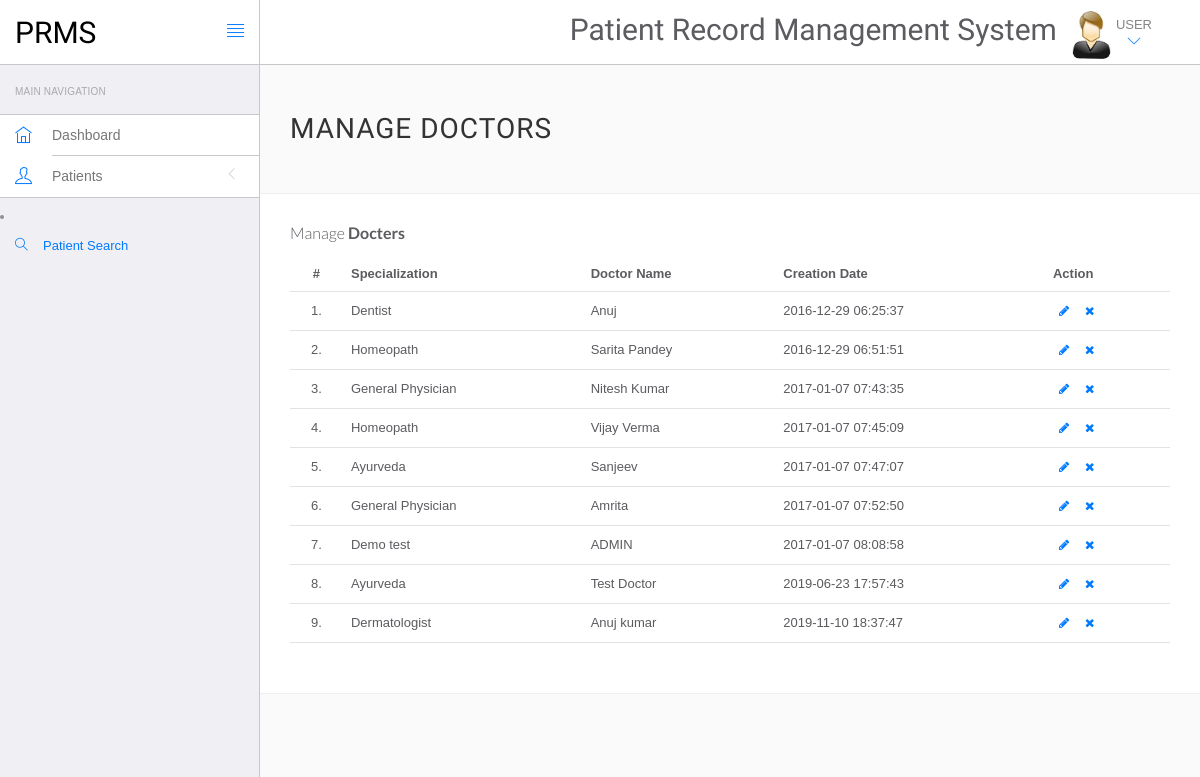
The page /hms/admin/manage-doctors.php (signed in) on the database its author committed.
### tables this page shows
CREATE TABLE `doctors` (
  `id` int(11) NOT NULL,
  `specilization` varchar(255) DEFAULT NULL,
  `doctorName` varchar(255) DEFAULT NULL,
  `address` longtext DEFAULT NULL,
  `docFees` varchar(255) DEFAULT NULL,
  `contactno` bigint(11) DEFAULT NULL,
  `docEmail` varchar(255) DEFAULT NULL,
  `password` varchar(255) DEFAULT NULL,
  `creationDate` timestamp NULL DEFAULT current_timestamp(),
  `updationDate` timestamp NULL DEFAULT current_timestamp()
);

### hms/admin/manage-doctors.php (the view, shortened to what this page needs)
<?php
include('include/config.php');
?>
<!DOCTYPE html>
<html lang="en">
<head>
	<link rel="stylesheet" href="vendor/bootstrap/css/bootstrap.min.css">
	<link rel="stylesheet" href="vendor/fontawesome/css/font-awesome.min.css">
	<link rel="stylesheet" href="vendor/themify-icons/themify-icons.min.css">
	<link href="vendor/animate.css/animate.min.css" rel="stylesheet" media="screen">
	<link href="vendor/perfect-scrollbar/perfect-scrollbar.min.css" rel="stylesheet" media="screen">
	<link href="vendor/switchery/switchery.min.css" rel="stylesheet" media="screen">
	<link href="vendor/bootstrap-touchspin/jquery.bootstrap-touchspin.min.css" rel="stylesheet" media="screen">
	<link href="vendor/select2/select2.min.css" rel="stylesheet" media="screen">
	<link href="vendor/bootstrap-datepicker/bootstrap-datepicker3.standalone.min.css" rel="stylesheet" media="screen">
	<link href="vendor/bootstrap-timepicker/bootstrap-timepicker.min.css" rel="stylesheet" media="screen">
	<link rel="stylesheet" href="assets/css/styles.css">
	<link rel="stylesheet" href="assets/css/plugins.css">
	<link rel="stylesheet" href="assets/css/themes/theme-1.css" id="skin_color" />
</head>
<body>
	<div id="app">
		<?php include('include/sidebar.php'); ?>
		<div class="app-content">
			<?php include('include/header.php'); ?>
			<div class="main-content">
				<div class="wrap-content container" id="container">
					<section id="page-title">
						<div class="row">
							<div class="col-sm-8">
								<h1 class="mainTitle">Manage Doctors</h1>
							</div>
						</div>
					</section>
					<div class="container-fluid container-fullw bg-white">
						<div class="row">
							<div class="col-md-12">
								<h5 class="over-title margin-bottom-15">Manage <span class="text-bold">Docters</span></h5>
								<table class="table table-hover" id="sample-table-1">
									<thead>
										<tr>
											<th class="center">#</th>
											<th>Specialization</th>
											<th class="hidden-xs">Doctor Name</th>
											<th>Creation Date </th>
											<th>Action</th>
										</tr>
									</thead>
									<tbody>
										<?php
										$sql = mysqli_query($con, "select * from doctors");
										$cnt = 1;
										while ($row = mysqli_fetch_array($sql)) {
										?>
											<tr>
												<td class="center"><?php echo $cnt; ?>.</td>
												<td class="hidden-xs"><?php echo $row['specilization']; ?></td>
												<td><?php echo $row['doctorName']; ?></td>
												<td><?php echo $row['creationDate']; ?>
												</td>
												<td>
													<div class="visible-md visible-lg hidden-sm hidden-xs">
														<a href="edit-doctor.php?id=<?php echo $row['id']; ?>" class="btn btn-transparent btn-xs" tooltip-placement="top" tooltip="Edit"><i class="fa fa-pencil"></i></a>
														<a href="manage-doctors.php?id=<?php echo $row['id'] ?>&del=delete" onClick="return confirm('Are you sure you want to delete?')" class="btn btn-transparent btn-xs tooltips" tooltip-placement="top" tooltip="Remove"><i class="fa fa-times fa fa-white"></i></a>
													</div>
												</td>
											</tr>
										<?php
											$cnt = $cnt + 1;
										} ?>
									</tbody>
								</table>
							</div>
						</div>
					</div>
				</div>
			</div>
		</div>
	</div>
</body>
</html>

### hms/admin/assets/css/themes/theme-1.css (style rules this page uses)
body { background: #FAFAFA; }

### rows shown on the page
doctors: specilization "Dentist", doctorName "Anuj", creationDate "2016-12-29 06:25:37"
doctors: specilization "Homeopath", doctorName "Sarita Pandey", creationDate "2016-12-29 06:51:51"
doctors: specilization "General Physician", doctorName "Nitesh Kumar", creationDate "2017-01-07 07:43:35"
doctors: specilization "Homeopath", doctorName "Vijay Verma", creationDate "2017-01-07 07:45:09"
doctors: specilization "Ayurveda", doctorName "Sanjeev", creationDate "2017-01-07 07:47:07"
doctors: specilization "General Physician", doctorName "Amrita", creationDate "2017-01-07 07:52:50"
doctors: specilization "Demo test", doctorName "ADMIN", creationDate "2017-01-07 08:08:58"
doctors: specilization "Ayurveda", doctorName "Test Doctor", creationDate "2019-06-23 17:57:43"
doctors: specilization "Dermatologist", doctorName "Anuj kumar", creationDate "2019-11-10 18:37:47"
